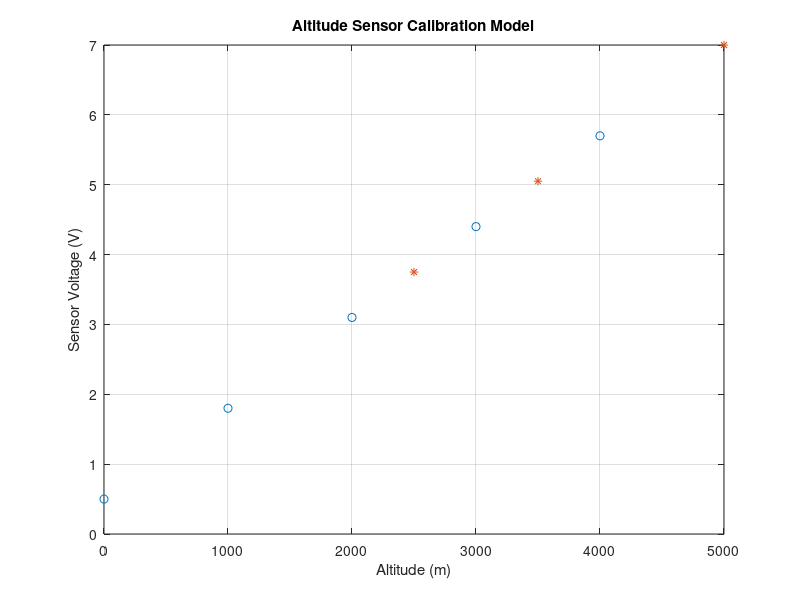

The MATLAB script that drew this image:
% Clear command window and workspace
clc;
clear;

% --- Calibration Data ---
Altitude = [0 1000 2000 3000 4000]; % Altitude in meters
Voltage = [0.5 1.8 3.1 4.4 5.7];    % Corresponding sensor voltage in Volts

% --- Linear Fitting ---
% Use polyfit to find the coefficients of a 1st-degree polynomial (linear line)
model = polyfit(Altitude, Voltage, 1);
m = model(1); % Slope (sensitivity coefficient)
c = model(2); % Y-intercept (initial voltage offset)

fprintf("Calibration Equation:\n");
fprintf("V = %.4fH + %.2f\n", m, c);

% --- Predict Voltage for New Altitudes ---
newAltitude = [2500 3500 5000]; % Altitudes to test
predictedVoltage = m * newAltitude + c; % Apply the linear equation

disp("Altitude:");
disp(newAltitude);
disp("Voltage:");
disp(predictedVoltage);

% --- Plotting the Data and Predictions ---
plot(Altitude, Voltage, 'o'); % Plot original data points as circles
hold on;                      % Keep the current plot to add more data
plot(newAltitude, predictedVoltage, '*'); % Plot predicted data points as asterisks
xlabel("Altitude (m)");
ylabel("Sensor Voltage (V)");
title("Altitude Sensor Calibration Model");
grid on;
